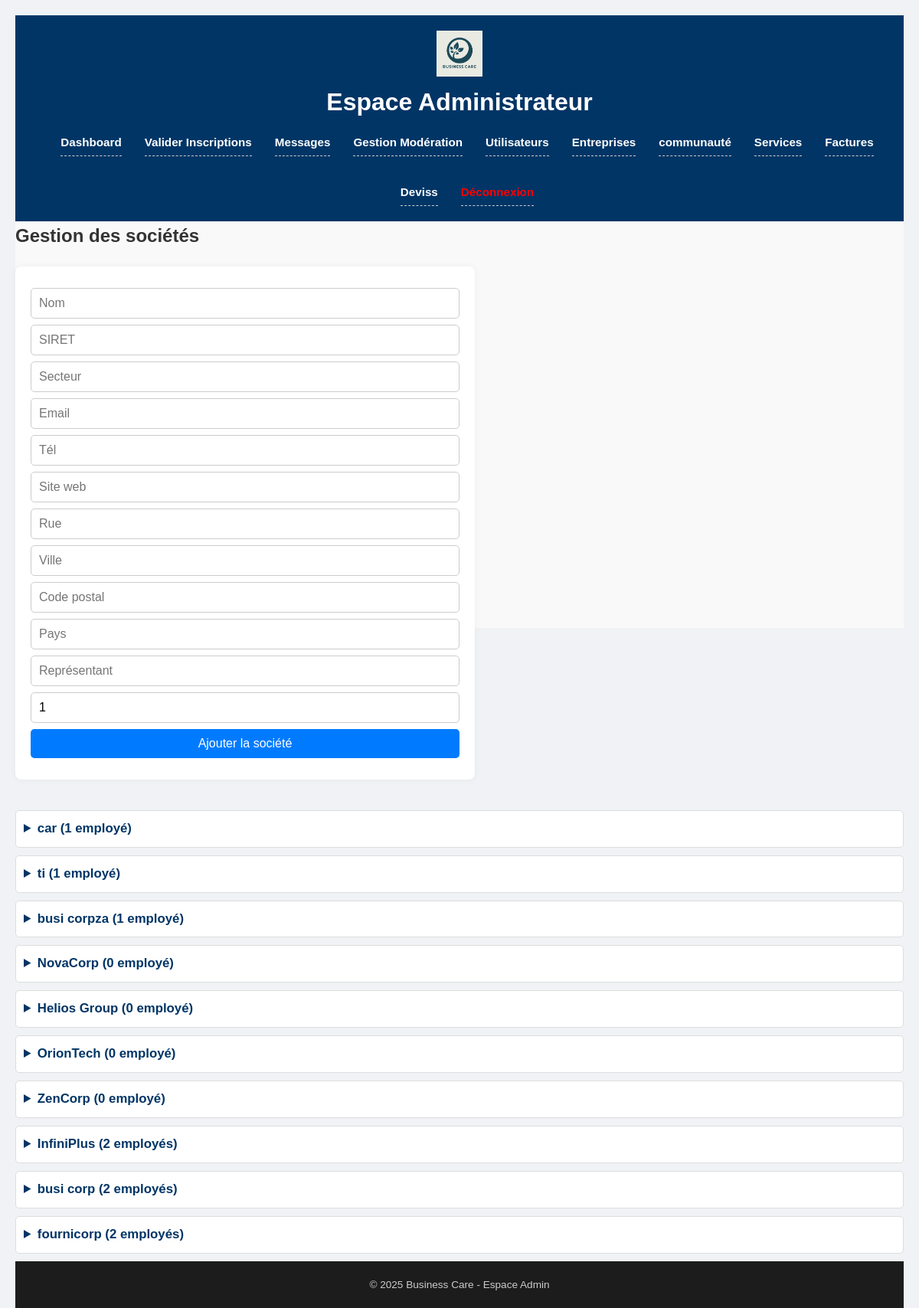
/admin/companies.php (signed in), run on the app's committed database.
### tables this page shows
CREATE TABLE `companies` (
  `id` int(11) NOT NULL,
  `name` varchar(150) NOT NULL,
  `siret` varchar(20) DEFAULT NULL,
  `industry` varchar(100) DEFAULT NULL,
  `email` varchar(100) NOT NULL,
  `phone` varchar(20) DEFAULT NULL,
  `website` varchar(100) DEFAULT NULL,
  `address_street` varchar(255) DEFAULT NULL,
  `address_city` varchar(100) DEFAULT NULL,
  `address_postal_code` varchar(10) DEFAULT NULL,
  `address_country` varchar(100) DEFAULT NULL,
  `representative_name` varchar(100) DEFAULT NULL,
  `created_at` timestamp NOT NULL DEFAULT CURRENT_TIMESTAMP,
  `employees` int(11) NOT NULL DEFAULT '1'
);

### admin/companies.php (the view, shortened to what this page needs)
<?php
require_once '../includes/db.php';
$editCompany = null;
$companies = $pdo->query("SELECT * FROM companies ORDER BY created_at DESC")->fetchAll();
include 'includes/header.php';
?>
<h2>Gestion des sociétés</h2>
<form method="POST" style="margin-bottom:40px; max-width: 600px;">
    <input type="text" name="name" placeholder="Nom" value="<?= $editCompany['name'] ?? '' ?>" required>
    <input type="text" name="siret" placeholder="SIRET" value="<?= $editCompany['siret'] ?? '' ?>">
    <input type="text" name="industry" placeholder="Secteur" value="<?= $editCompany['industry'] ?? '' ?>">
    <input type="email" name="email" placeholder="Email" value="<?= $editCompany['email'] ?? '' ?>" required>
    <input type="text" name="phone" placeholder="Tél" value="<?= $editCompany['phone'] ?? '' ?>">
    <input type="text" name="website" placeholder="Site web" value="<?= $editCompany['website'] ?? '' ?>">
    <input type="text" name="address_street" placeholder="Rue" value="<?= $editCompany['address_street'] ?? '' ?>">
    <input type="text" name="address_city" placeholder="Ville" value="<?= $editCompany['address_city'] ?? '' ?>">
    <input type="text" name="address_postal_code" placeholder="Code postal" value="<?= $editCompany['address_postal_code'] ?? '' ?>">
    <input type="text" name="address_country" placeholder="Pays" value="<?= $editCompany['address_country'] ?? '' ?>">
    <input type="text" name="representative_name" placeholder="Représentant" value="<?= $editCompany['representative_name'] ?? '' ?>">
    <input type="number" name="employees" placeholder="Nb salariés" value="<?= $editCompany['employees'] ?? 1 ?>" min="1">
    <button type="submit"><?= $editCompany ? 'Mettre à jour' : 'Ajouter' ?> la société</button>
</form>
<?php foreach ($companies as $company): ?>
    <?php
    $stmt = $pdo->prepare("SELECT name, email, role, status FROM users WHERE company_id = ?");
    $stmt->execute([$company['id']]);
    $employees = $stmt->fetchAll();
    $count = count($employees);
    ?>
    <details>
        <summary><?= htmlspecialchars($company['name']) ?> (<?= $count ?> employé<?= $count > 1 ? 's' : '' ?>)</summary>
    </details>
<?php endforeach; ?>
<?php include 'includes/footer.php'; ?>

### assets/css/admin_style.css (style rules this page uses)
* { margin: 0; padding: 0; box-sizing: border-box; }
html, body { height: 100%; font-family: 'Segoe UI', Tahoma, Geneva, Verdana, sans-serif; background-color: #f0f2f5; color: #333; line-height: 1.6; }
body { display: flex; flex-direction: column; }
details { background: #ffffff; border: 1px solid #ccc; padding: 15px; border-radius: 6px; margin-bottom: 15px; }
details summary { font-weight: bold; cursor: pointer; font-size: 1.05rem; color: #003566; outline: none; }
form input, form button { display: block; width: 100%; margin: 8px 0; padding: 10px; border-radius: 5px; border: 1px solid #ccc; font-size: 16px; }
form button { background-color: #007bff; color: white; cursor: pointer; border: none; }

### admin/companies.php (style rules this page uses)
body { font-family: Arial, sans-serif; background: #f9f9f9; margin: 20px; }
h2 { color: #333; margin-bottom: 20px; }
form { background: #fff; padding: 20px; border-radius: 8px; box-shadow: 0 0 10px rgba(0, 0, 0, 0.05); }
form input, form button { display: block; width: 100%; margin: 8px 0; padding: 10px; border-radius: 5px; border: 1px solid #ccc; font-size: 16px; }
form button { background-color: #007bff; color: white; cursor: pointer; border: none; transition: background-color 0.3s; }
details { margin-top: 10px; margin-bottom: 10px; padding: 10px; background: #fff; border: 1px solid #ddd; border-radius: 5px; }
summary { font-weight: bold; cursor: pointer; }

### data on the page
companies: name "car", count "1"
companies: name "ti", count "1"
companies: name "busi corpza", count "1"
companies: name "NovaCorp", count "0"
companies: name "Helios Group", count "0"
companies: name "OrionTech", count "0"
companies: name "ZenCorp", count "0"
companies: name "InfiniPlus", count "2"
companies: name "busi corp", count "2"
companies: name "fournicorp", count "2", shows "s"
